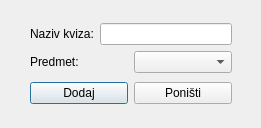
<?xml version="1.0" encoding="UTF-8"?>
<ui version="4.0">
 <class>dodajkviz</class>
 <widget class="QDialog" name="dodajkviz">
  <property name="geometry">
   <rect>
    <x>0</x>
    <y>0</y>
    <width>261</width>
    <height>128</height>
   </rect>
  </property>
  <property name="windowTitle">
   <string>Dodaj kviz</string>
  </property>
  <property name="windowIcon">
   <iconset>
    <normaloff>../ipi.jpg</normaloff>../ipi.jpg</iconset>
  </property>
  <widget class="QWidget" name="layoutWidget">
   <property name="geometry">
    <rect>
     <x>30</x>
     <y>20</y>
     <width>202</width>
     <height>87</height>
    </rect>
   </property>
   <layout class="QVBoxLayout" name="verticalLayout_2">
    <item>
     <layout class="QVBoxLayout" name="verticalLayout">
      <item>
       <layout class="QHBoxLayout" name="horizontalLayout_2">
        <item>
         <widget class="QLabel" name="lbl_ime">
          <property name="text">
           <string>Naziv kviza:</string>
          </property>
         </widget>
        </item>
        <item>
         <widget class="QLineEdit" name="txt_ime"/>
        </item>
       </layout>
      </item>
      <item>
       <layout class="QHBoxLayout" name="horizontalLayout_3">
        <item>
         <widget class="QLabel" name="lbl_predmetID">
          <property name="text">
           <string>Predmet:</string>
          </property>
         </widget>
        </item>
        <item>
         <widget class="QComboBox" name="cmb_predmeti"/>
        </item>
       </layout>
      </item>
     </layout>
    </item>
    <item>
     <layout class="QHBoxLayout" name="horizontalLayout">
      <item>
       <widget class="QPushButton" name="btn_add">
        <property name="text">
         <string>Dodaj</string>
        </property>
       </widget>
      </item>
      <item>
       <widget class="QPushButton" name="btn_cncl">
        <property name="text">
         <string>Poništi</string>
        </property>
       </widget>
      </item>
     </layout>
    </item>
   </layout>
  </widget>
 </widget>
 <resources/>
 <connections/>
</ui>
